Frame 1 (no input): blank canvas, image omitted
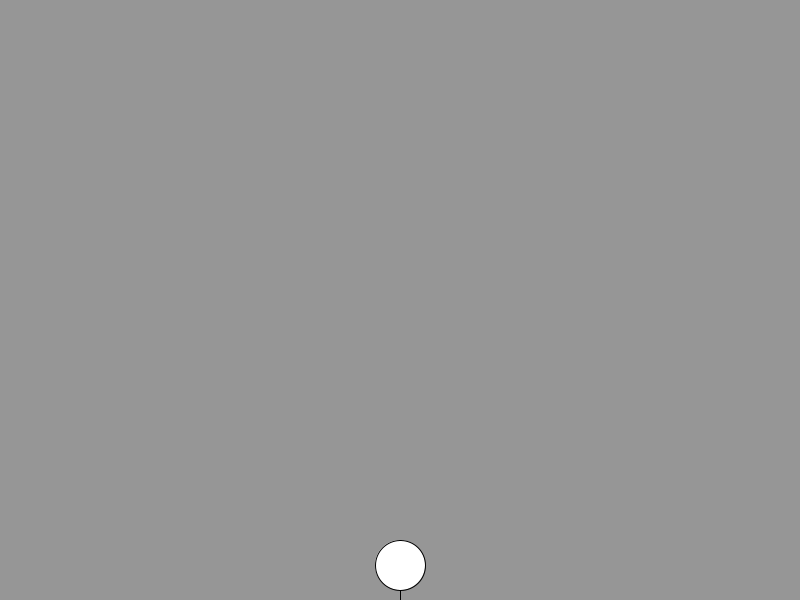
Frame 60 (the mouse pressed at the canvas centre just before this capture)
Frame 120 (the mouse held since frame 60 and released just before this capture): identical to frame 60, image omitted

The Processing sketch that drew this single still picture (run headless with seeded random() and noise(); from frame 60 on, the mouse is pressed at the canvas centre):

// Processing sketch: animation_stop
// ── animation_stop.pde
int i = 625;
boolean click = false;
void setup(){

  size(800,600);

}

void Balloon(int xpos,int ypos,int diameter,int length_line ){

  int line_origin,line_destination;

  line_origin=ypos+diameter/2;

  line_destination = ypos + diameter + length_line;

  ellipse(xpos,ypos,diameter,diameter);

  line(xpos,line_origin,xpos, line_destination);
}

void draw(){
  if(click == false){
  i-= 1;

  if (i<-100){

    i = height+75;

  }

  background(150);

  Balloon(400,i,50,50);

  
}
}
void mousePressed(){
  
   //click = !click;
   if (click == true){
   click =false;
   }
   else if (click ==false){
   click =true;
   }
 
}  
